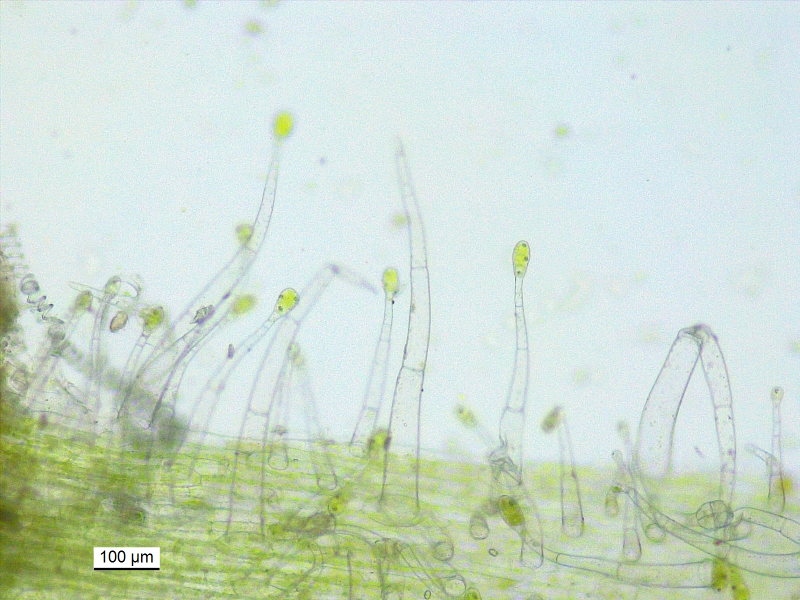
#> input picture trichomes- tobacco1.jpg, 1600 x 1200 px (shown at 1/2 size); its folder holds 3 pictures in this run
$ python trichomes_detection.py
#> lines starting #> are read from the running program, lines starting #| are printed output that depends on the picture; after the words box and inside, x2 and y2 are one past the last pixel; in counts of white or black regions, pixels touching at a corner belong together
# import libraries
import numpy as np
import imutils
import cv2

# define the lower and upper boundaries of the "green" ball
greenLower = (29, 32, 6) #(29, 86, 6)
greenUpper = (64, 255, 255)

for i in range(1,4):
        # read the images
        frame = cv2.imread("trichomes- tobacco"+str(i)+".jpg")
#> frame is the input picture: shape (1200, 1600, 3); mean B, G, R 206, 220.3, 204.8

        # resize the frame, blur it, and convert it to the HSV
        frame = imutils.resize(frame, width=600)
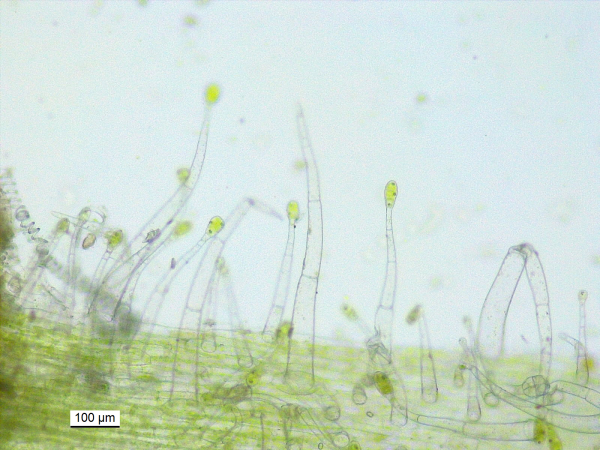
#> frame: shape (450, 600, 3); mean B, G, R 206, 220.3, 204.8
        blurred = cv2.GaussianBlur(frame, (11, 11), 0)
        hsv = cv2.cvtColor(frame, cv2.COLOR_BGR2HSV)
#> hsv: shape (450, 600, 3); mean H, S, V 76.3, 33.5, 221.8

        # construct a mask for the color "green", then perform
        # a series of dilations and erosions to remove any small
        # blobs left in the mask
        mask = cv2.inRange(hsv, greenLower, greenUpper)
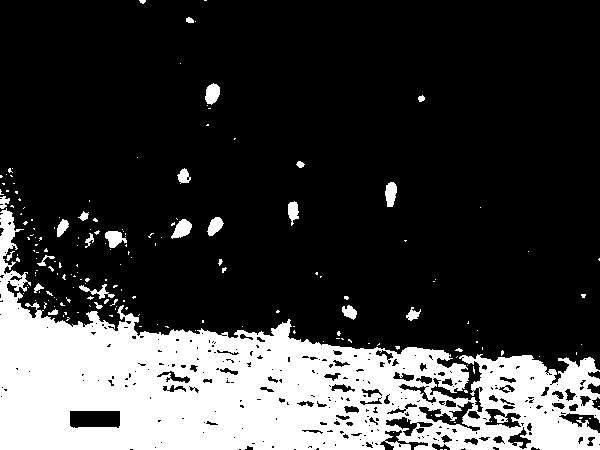
#> mask: shape (450, 600); 23.4% white; 182 white regions (157 under 20 px), largest, box (x1, y1, x2, y2) and area: (0, 208, 600, 450) 59818, (171, 219, 192, 239) 253, (205, 83, 220, 105) 238
        mask = cv2.erode(mask, None, iterations=2)
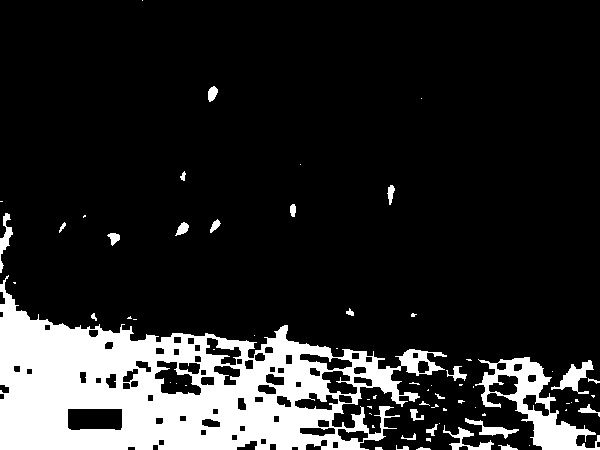
#> mask: shape (450, 600); 15.8% white; 68 white regions (40 under 20 px), largest, box (x1, y1, x2, y2) and area: (0, 275, 447, 450) 35985, (475, 357, 600, 450) 3578, (551, 360, 594, 394) 534
        mask = cv2.dilate(mask, None, iterations=2)
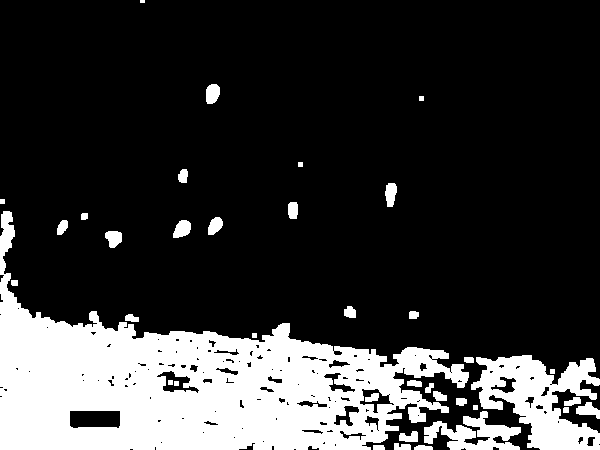
#> mask: shape (450, 600); 21.5% white; 38 white regions (1 under 20 px)
        cnts = cv2.findContours(mask.copy(), cv2.RETR_EXTERNAL,
                                cv2.CHAIN_APPROX_SIMPLE)[-2]
#> cnts = 35 contours, 7 with area under 20; largest, box (x1, y1, x2, y2) and area: (0, 211, 469, 450) 48527, (471, 355, 600, 450) 6626, (424, 411, 521, 450) 1664, (173, 220, 191, 238) 211, (206, 84, 220, 104) 206
        scenter = None

        # only proceed if at least one contour was found
        if len(cnts) > 0:
                # find the largest contour in the mask, then use
                # it to compute the minimum enclosing circle and
                # centroid
                for c in cnts:
                        # c = max(cnts, key=cv2.contourArea)
                        ((x, y), radius) = cv2.minEnclosingCircle(c)
                        M = cv2.moments(c)
                        center = (int(M["m10"] / M["m00"]), int(M["m01"] / M["m00"]))

                        # only proceed if the radius meets a minimum size
                        if radius > 2 and radius < 25:
                                # draw the circle and centroid on the frame,
                                # then update the list of tracked points
                                cv2.circle(frame, (int(x), int(y)), int(radius),
                                           (0, 0, 255), 1)
#> this loop made 35 passes
#> (x, y, radius, center) on passes 1, 2, 3, 4, 5, 6, 8, 9, 10, 11, 12, 13: (423, 448, 9.06, (422, 447)), (378.5, 447, 5.85, (378, 447)), (402, 446, 8.54, (401, 446)), (408.2, 436.5, 9.86, (408, 436)), (472, 435.8, 48.81, (473, 434)), (565.5, 409.5, 3.54, (565, 409)), (587.5, 413, 12.54, (587, 409)), (460.8, 401, 5.62, (460, 401)), (571.9, 401.8, 8.55, (572, 401)), (439.5, 395.5, 7.91, (439, 395)), (429, 387.5, 6.02, (428, 387)), (414, 383.5, 7.43, (414, 383))
#> (c, x, y, radius) on passes 7, 14, 17, 29, 32, 33: ([[473, 405], [473, 409], [477, 409], [477, 405]], 475, 407, 2.83), ([[550, 369], [550, 373], [554, 373], [554, 369]], 552, 371, 2.83), ([[252, 333], [252, 337], [256, 337], [256, 333]], 254, 335, 2.83), ([[0, 199], [0, 203], [4, 203], [4, 199]], 2, 201, 2.83), ([[298, 162], [298, 166], [302, 166], [302, 162]], 300, 164, 2.83), ([[419, 96], [419, 100], [423, 100], [423, 96]], 421, 98, 2.83)
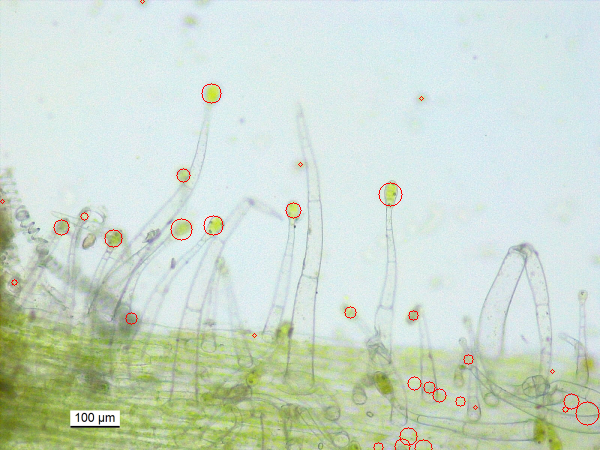
#> frame: shape (450, 600, 3); 0.37% of pixels changed, all inside (x1, y1, x2, y2) = (0, 0, 600, 450)
                                # cv2.circle(frame, center, 5, (0, 0, 255), -1)
        # show the frame to our screen
        cv2.imshow("Frame",frame)
        cv2.imshow("Mask", mask)

        # Press any key of the keyboard for next image
        cv2.waitKey(0)
#> pass 2 of the loop `for i in range(1,4):`:
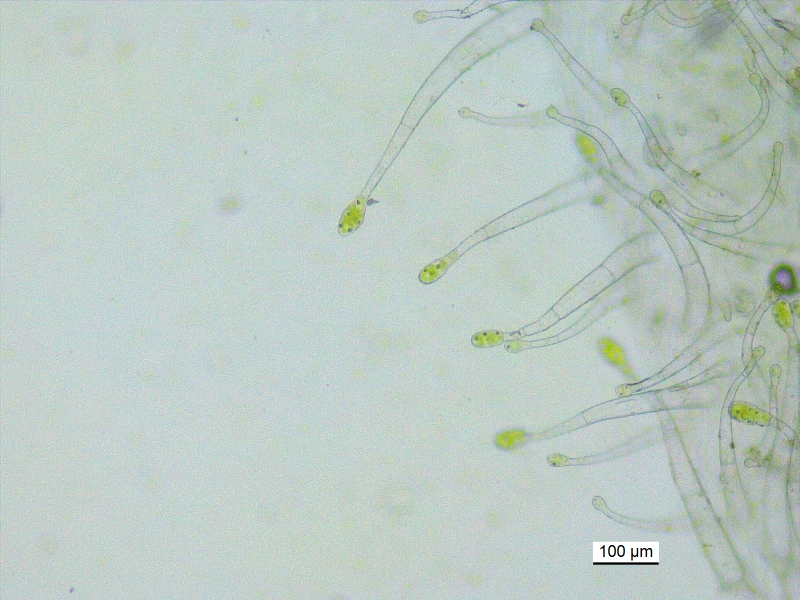
#> input picture trichomes- tobacco2.jpg, 1600 x 1200 px (shown at 1/2 size)
#> frame is the input picture: shape (1200, 1600, 3); mean B, G, R 195.2, 201.8, 187.3
#> hsv: shape (450, 600, 3); mean H, S, V 77.7, 20.8, 202.4
#> `mask = cv2.dilate(mask, None, iterations=2)`:
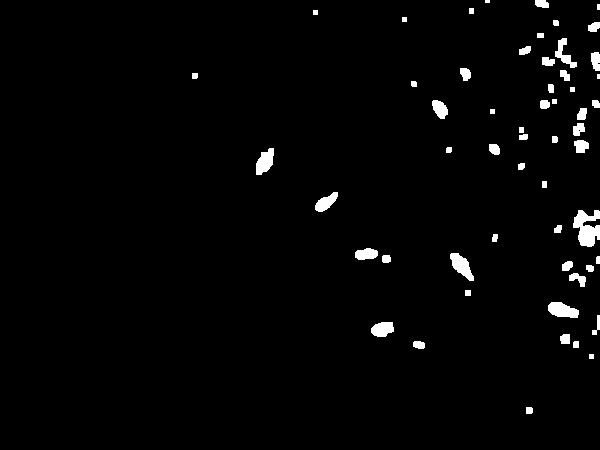
#> mask: shape (450, 600); 2.1% white; 56 white regions (3 under 20 px)
#> cnts = 56 contours, 9 with area under 20; largest, box (x1, y1, x2, y2) and area: (573, 210, 600, 247) 572, (548, 302, 579, 318) 319, (450, 253, 474, 281) 317, (256, 148, 274, 175) 288, (371, 322, 394, 337) 242
#> the loop `for c in cnts:` made 56 passes
#> (x, y, radius, center) on passes 1, 3, 4, 5, 6, 7, 8, 10: (528.6, 410, 3.96, (528, 410)), (575.5, 344, 3.91, (575, 344)), (418.5, 344.5, 6.04, (418, 344)), (565, 338.5, 6.02, (564, 338)), (381.8, 327.7, 11.65, (382, 328)), (595.5, 324.5, 10.12, (596, 325)), (562.7, 310.6, 15.7, (562, 309)), (576.5, 280.5, 9.3, (577, 278))
#> after the loop `for c in cnts:`:
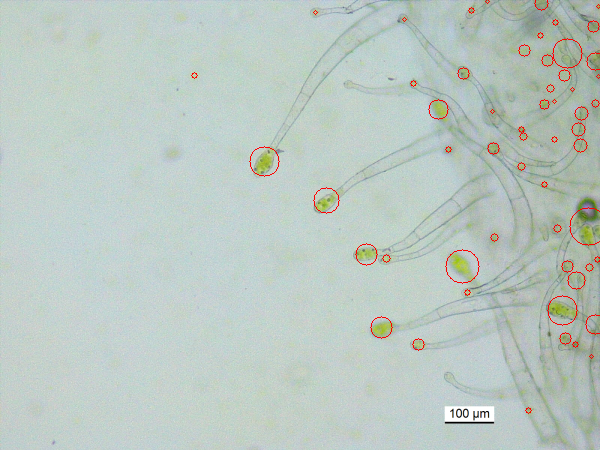
#> frame: shape (450, 600, 3); mean B, G, R 194.2, 200.6, 187.9
#> pass 3 of the loop `for i in range(1,4):`:
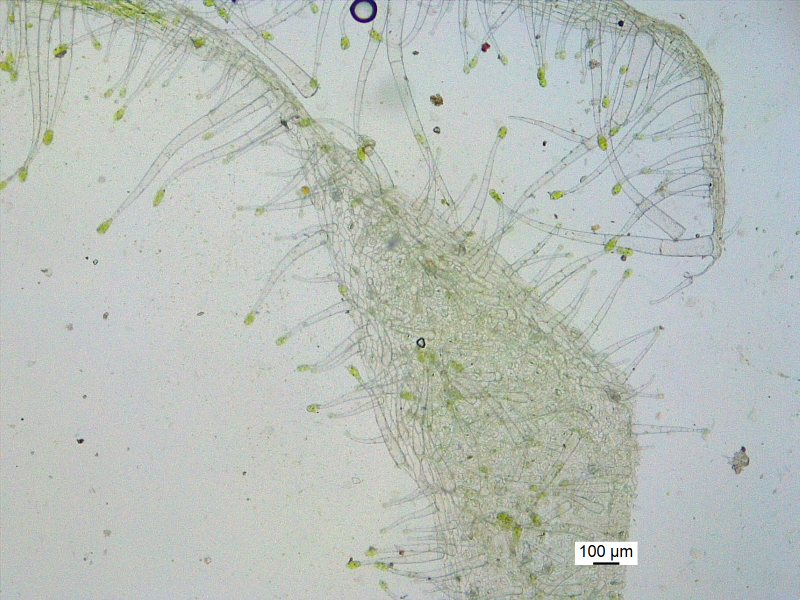
#> input picture trichomes- tobacco3.jpg, 1600 x 1200 px (shown at 1/2 size)
#> frame is the input picture: shape (1200, 1600, 3); mean B, G, R 186.5, 191.8, 185.2
#> hsv: shape (450, 600, 3); mean H, S, V 68.5, 17, 193.6
#> `mask = cv2.dilate(mask, None, iterations=2)`:
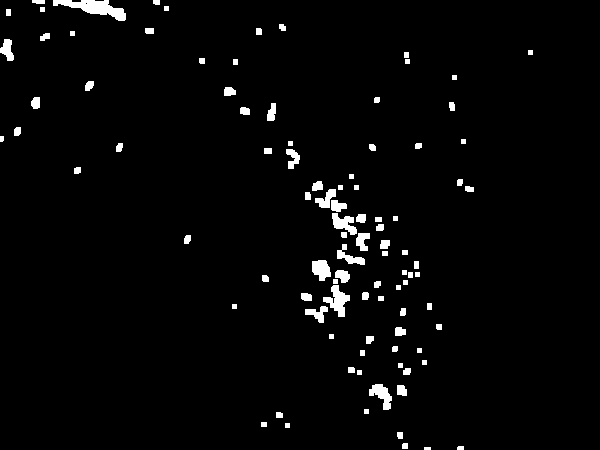
#> mask: shape (450, 600); 2.6% white; 97 white regions
#> cnts = 97 contours, 28 with area under 20; largest, box (x1, y1, x2, y2) and area: (53, 0, 126, 21) 628, (323, 285, 350, 317) 350, (369, 384, 392, 410) 268, (312, 260, 331, 281) 260, (332, 213, 357, 235) 255
#> the loop `for c in cnts:` made 97 passes
#> (x, y, radius, center) on passes 2, 3, 4, 7, 9, 10, 12, 13: (460, 447.5, 3.35, (460, 447)), (404.5, 445.5, 3.54, (404, 445)), (399.5, 435, 3.91, (399, 434)), (279, 414.5, 3.91, (278, 414)), (401.5, 390, 6.73, (401, 390)), (381, 396.5, 14.6, (381, 394)), (406.5, 371, 4.61, (406, 371)), (351, 369.5, 3.91, (350, 369))
#> after the loop `for c in cnts:`:
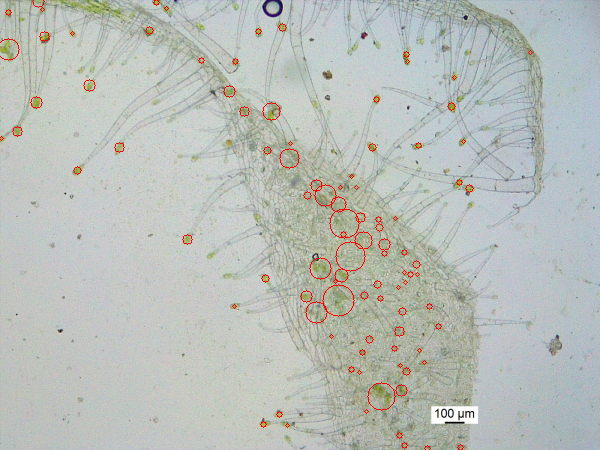
#> frame: shape (450, 600, 3); mean B, G, R 185.3, 190.4, 185.9


cv2.destroyAllWindows()
